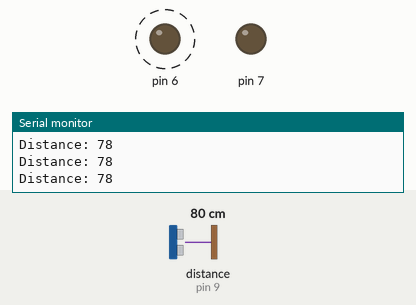
A sketch run on a simulated Arduino Uno, built with avr-gcc and run on an emulated ATmega328P. Parts: output pins drawn as LEDs (lit = HIGH), the last lines printed to the serial monitor. Wiring (inferred from the names in the program): ultrasonic range finder: trigger pin 10; echo pin 9. Dashed ring = blinking. The test bench sets the inputs (shaded band); at power-on: distance to the obstacle (sensor on pin 9) 80 cm. The echo pulse lasts 58.3 µs per cm; pins used as bus, display or sensor lines are not drawn.

Above: at 1.2 s.
1.3 s: distance to the obstacle (sensor on pin 9) set to 99 cm
At 1.48 s:
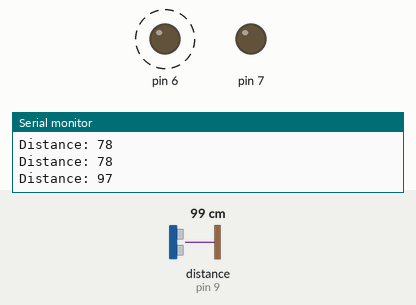
4.3 s: distance to the obstacle (sensor on pin 9) set to 107 cm
At 5.2 s:
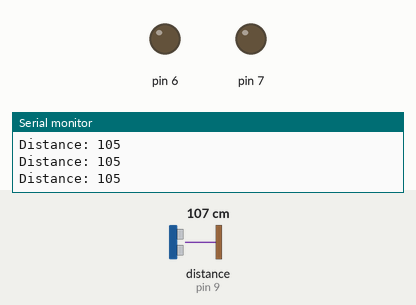
5.8 s: distance to the obstacle (sensor on pin 9) set to 77 cm
At 5.93 s:
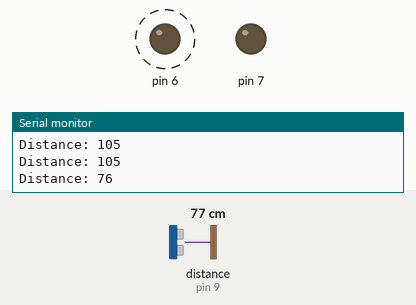
8.8 s: distance to the obstacle (sensor on pin 9) set to 120 cm
At 10.0 s:
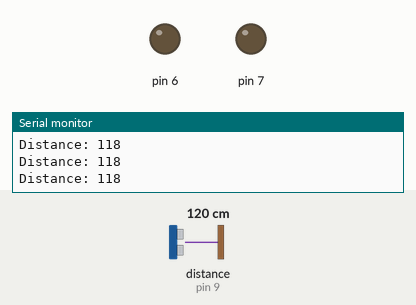
10.3 s: distance to the obstacle (sensor on pin 9) set to 60 cm
At 10.49 s:
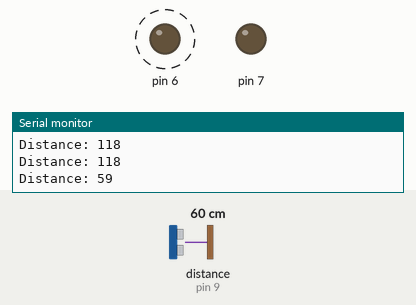
Timing chart, 0 to 14.3 s (numbered marks = the images above; inputs shaded):
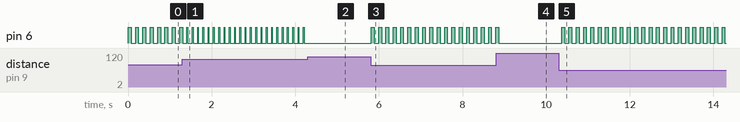

The sketch:

Ultrasonic.ino
```cpp
// defines pins numbers
const int trigPin = 10;
const int echoPin = 9;
// defines variables
long duration;
int distance;
void setup() {
pinMode(trigPin, OUTPUT); // Sets the trigPin as an Output
pinMode(echoPin, INPUT); // Sets the echoPin as an Input
pinMode(7, OUTPUT);
pinMode(6, OUTPUT);
Serial.begin(9600); // Starts the serial communication
}
void loop() {
// Clears the trigPin
digitalWrite(trigPin, LOW);
delayMicroseconds(2);
// Sets the trigPin on HIGH state for 10 micro seconds
digitalWrite(trigPin, HIGH);
delayMicroseconds(10);
digitalWrite(trigPin, LOW);
// Reads the echoPin, returns the sound wave travel time in microseconds
duration = pulseIn(echoPin, HIGH);
// Calculating the distance
distance= duration*0.034/2;
// Prints the distance on the Serial Monitor
Serial.print("Distance: ");
Serial.println(distance);
if(distance<10)
{
  digitalWrite(7,LOW);
  digitalWrite(6,HIGH);
  delay(1000);
}
if(distance<50)
{
  digitalWrite(7,LOW);
  digitalWrite(6,HIGH);
  delay(100);
}
if(distance<80)
{
  digitalWrite(7,LOW);
  digitalWrite(6,HIGH);
  delay(50);
}
if(distance<100)
{
  digitalWrite(7,LOW);
  digitalWrite(6,HIGH);
  delay(20);
}
  digitalWrite(7,LOW);
  digitalWrite(6,LOW);
  delay(100);
}
```

Measured:
- the behaviour switches between 101 and 102 cm on distance to the obstacle (sensor on pin 9) (found by bisection; images 1 and 2)
- after the input at 1.3 s, pin 6: alternates HIGH for 0.02 s and LOW for 0.11 s, starting after 0.13 s
- after the input at 4.3 s, pin 6: stops changing and stays LOW
- after the input at 5.8 s, pin 6: alternates HIGH for 0.07 s and LOW for 0.11 s, starting at once
- after the input at 8.8 s, pin 6: goes on until 8.9 s, then stays LOW
- after the input at 10.3 s, pin 6: alternates HIGH for 0.07 s and LOW for 0.10 s, starting after 0.07 s
- by itself, pin 6: alternates HIGH for 0.07 s and LOW for 0.11 s
